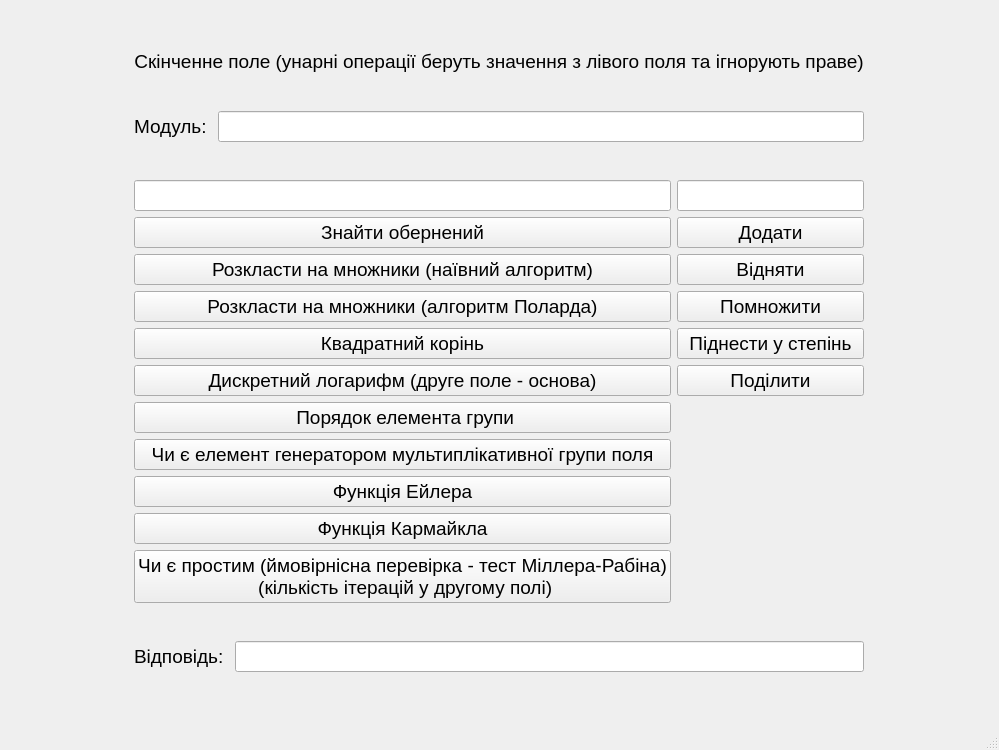
<?xml version="1.0" encoding="UTF-8"?>
<ui version="4.0">
 <class>FiniteFieldWindow</class>
 <widget class="QMainWindow" name="FiniteFieldWindow">
  <property name="geometry">
   <rect>
    <x>0</x>
    <y>0</y>
    <width>999</width>
    <height>750</height>
   </rect>
  </property>
  <property name="sizePolicy">
   <sizepolicy hsizetype="Preferred" vsizetype="Preferred">
    <horstretch>0</horstretch>
    <verstretch>0</verstretch>
   </sizepolicy>
  </property>
  <property name="font">
   <font>
    <pointsize>14</pointsize>
   </font>
  </property>
  <property name="windowTitle">
   <string>MainWindow</string>
  </property>
  <widget class="QWidget" name="centralwidget">
   <property name="sizePolicy">
    <sizepolicy hsizetype="Preferred" vsizetype="Preferred">
     <horstretch>0</horstretch>
     <verstretch>0</verstretch>
    </sizepolicy>
   </property>
   <layout class="QHBoxLayout" name="horizontalLayout_3">
    <item>
     <spacer name="verticalSpacer">
      <property name="orientation">
       <enum>Qt::Vertical</enum>
      </property>
      <property name="sizeHint" stdset="0">
       <size>
        <width>20</width>
        <height>40</height>
       </size>
      </property>
     </spacer>
    </item>
    <item>
     <widget class="QWidget" name="widget" native="true">
      <property name="sizePolicy">
       <sizepolicy hsizetype="Fixed" vsizetype="Preferred">
        <horstretch>0</horstretch>
        <verstretch>0</verstretch>
       </sizepolicy>
      </property>
      <layout class="QVBoxLayout" name="verticalLayout">
       <property name="sizeConstraint">
        <enum>QLayout::SetNoConstraint</enum>
       </property>
       <item>
        <widget class="QLabel" name="label">
         <property name="sizePolicy">
          <sizepolicy hsizetype="Preferred" vsizetype="Fixed">
           <horstretch>0</horstretch>
           <verstretch>0</verstretch>
          </sizepolicy>
         </property>
         <property name="locale">
          <locale language="Ukrainian" country="Ukraine"/>
         </property>
         <property name="text">
          <string>Скінченне поле (унарні операції беруть значення з лівого поля та ігнорують праве)</string>
         </property>
         <property name="alignment">
          <set>Qt::AlignCenter</set>
         </property>
        </widget>
       </item>
       <item>
        <layout class="QHBoxLayout" name="horizontalLayout">
         <item>
          <widget class="QLabel" name="label_2">
           <property name="text">
            <string>Модуль: </string>
           </property>
          </widget>
         </item>
         <item>
          <widget class="QLineEdit" name="lineEdit_modulus"/>
         </item>
        </layout>
       </item>
       <item>
        <layout class="QGridLayout" name="gridLayout">
         <property name="leftMargin">
          <number>0</number>
         </property>
         <item row="7" column="0">
          <widget class="QPushButton" name="pushButton_elementOrder">
           <property name="text">
            <string> Порядок елемента групи</string>
           </property>
          </widget>
         </item>
         <item row="2" column="1">
          <widget class="QPushButton" name="pushButton_add">
           <property name="text">
            <string>Додати</string>
           </property>
          </widget>
         </item>
         <item row="1" column="1">
          <widget class="QLineEdit" name="lineEdit_second"/>
         </item>
         <item row="2" column="0">
          <widget class="QPushButton" name="pushButton_reverse">
           <property name="text">
            <string>Знайти обернений</string>
           </property>
          </widget>
         </item>
         <item row="3" column="1">
          <widget class="QPushButton" name="pushButton_substract">
           <property name="text">
            <string>Відняти</string>
           </property>
          </widget>
         </item>
         <item row="1" column="0">
          <widget class="QLineEdit" name="lineEdit_first"/>
         </item>
         <item row="4" column="0">
          <widget class="QPushButton" name="pushButton_factorization_Pollard">
           <property name="text">
            <string>Розкласти на множники (алгоритм Поларда)</string>
           </property>
          </widget>
         </item>
         <item row="9" column="0">
          <widget class="QPushButton" name="pushButton_euler">
           <property name="text">
            <string>Функція Ейлера</string>
           </property>
          </widget>
         </item>
         <item row="11" column="0">
          <widget class="QPushButton" name="pushButton_is_prime">
           <property name="text">
            <string>Чи є простим (ймовірнісна перевірка - тест Міллера-Рабіна) 
 (кількість ітерацій у другому полі)</string>
           </property>
          </widget>
         </item>
         <item row="8" column="0">
          <widget class="QPushButton" name="pushButton_is_generator">
           <property name="text">
            <string>Чи є елемент генератором мультиплікативної групи поля</string>
           </property>
          </widget>
         </item>
         <item row="6" column="0">
          <widget class="QPushButton" name="pushButton_discreteLogarithm">
           <property name="text">
            <string>Дискретний логарифм (друге поле - основа)</string>
           </property>
          </widget>
         </item>
         <item row="10" column="0">
          <widget class="QPushButton" name="pushButton_carmichael">
           <property name="text">
            <string>Функція Кармайкла</string>
           </property>
          </widget>
         </item>
         <item row="3" column="0">
          <widget class="QPushButton" name="pushButton_factorization_naive">
           <property name="text">
            <string>Розкласти на множники (наївний алгоритм)</string>
           </property>
          </widget>
         </item>
         <item row="5" column="0">
          <widget class="QPushButton" name="pushButton_sqrt">
           <property name="text">
            <string>Квадратний корінь</string>
           </property>
          </widget>
         </item>
         <item row="6" column="1">
          <widget class="QPushButton" name="pushButton_divide">
           <property name="text">
            <string>Поділити</string>
           </property>
          </widget>
         </item>
         <item row="5" column="1">
          <widget class="QPushButton" name="pushButton_pow">
           <property name="text">
            <string>Піднести у степінь</string>
           </property>
          </widget>
         </item>
         <item row="4" column="1">
          <widget class="QPushButton" name="pushButton_multiply">
           <property name="text">
            <string>Помножити</string>
           </property>
          </widget>
         </item>
        </layout>
       </item>
       <item>
        <layout class="QHBoxLayout" name="horizontalLayout_2">
         <item>
          <widget class="QLabel" name="label_3">
           <property name="text">
            <string>Відповідь: </string>
           </property>
          </widget>
         </item>
         <item>
          <widget class="QLineEdit" name="lineEdit_ans"/>
         </item>
        </layout>
       </item>
      </layout>
     </widget>
    </item>
    <item>
     <spacer name="verticalSpacer_2">
      <property name="orientation">
       <enum>Qt::Vertical</enum>
      </property>
      <property name="sizeHint" stdset="0">
       <size>
        <width>20</width>
        <height>40</height>
       </size>
      </property>
     </spacer>
    </item>
   </layout>
  </widget>
  <widget class="QStatusBar" name="statusbar"/>
 </widget>
 <resources/>
 <connections/>
</ui>
